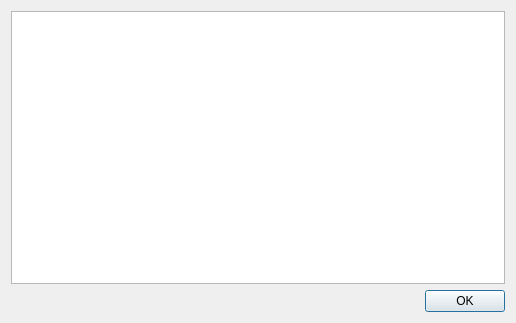
<?xml version="1.0" encoding="UTF-8"?>
<ui version="4.0">
 <class>TracebackDialog</class>
 <widget class="QDialog" name="TracebackDialog">
  <property name="geometry">
   <rect>
    <x>0</x>
    <y>0</y>
    <width>516</width>
    <height>323</height>
   </rect>
  </property>
  <property name="windowTitle">
   <string>Script Runner Traceback</string>
  </property>
  <layout class="QGridLayout" name="gridLayout">
   <item row="0" column="0">
    <widget class="QTextEdit" name="teTraceback">
     <property name="readOnly">
      <bool>true</bool>
     </property>
    </widget>
   </item>
   <item row="1" column="0">
    <widget class="QDialogButtonBox" name="buttonBox">
     <property name="orientation">
      <enum>Qt::Horizontal</enum>
     </property>
     <property name="standardButtons">
      <set>QDialogButtonBox::Ok</set>
     </property>
    </widget>
   </item>
  </layout>
 </widget>
 <resources/>
 <connections>
  <connection>
   <sender>buttonBox</sender>
   <signal>accepted()</signal>
   <receiver>TracebackDialog</receiver>
   <slot>accept()</slot>
   <hints>
    <hint type="sourcelabel">
     <x>248</x>
     <y>254</y>
    </hint>
    <hint type="destinationlabel">
     <x>157</x>
     <y>274</y>
    </hint>
   </hints>
  </connection>
  <connection>
   <sender>buttonBox</sender>
   <signal>rejected()</signal>
   <receiver>TracebackDialog</receiver>
   <slot>reject()</slot>
   <hints>
    <hint type="sourcelabel">
     <x>316</x>
     <y>260</y>
    </hint>
    <hint type="destinationlabel">
     <x>286</x>
     <y>274</y>
    </hint>
   </hints>
  </connection>
 </connections>
</ui>
